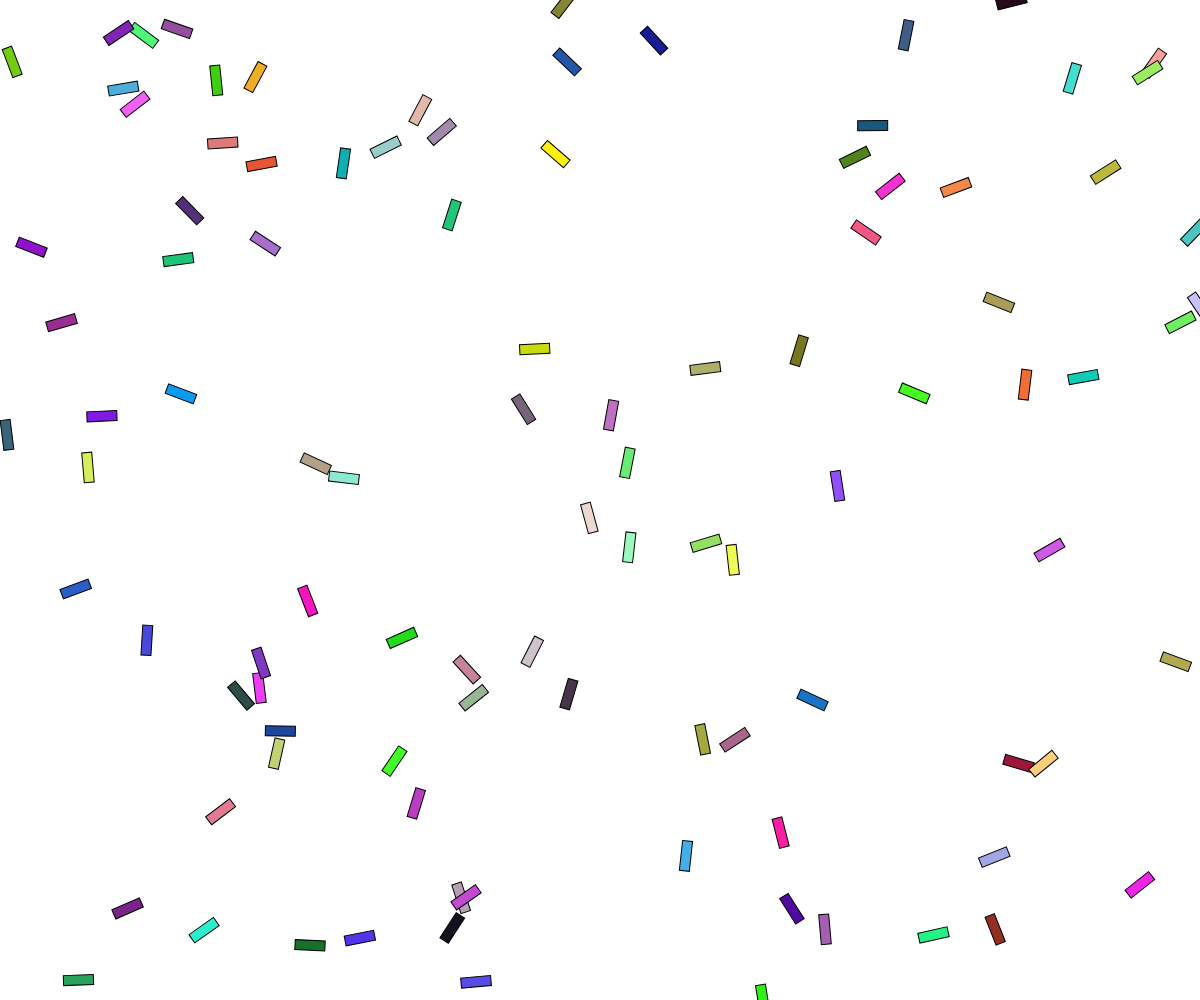
Frame 1 (no input)
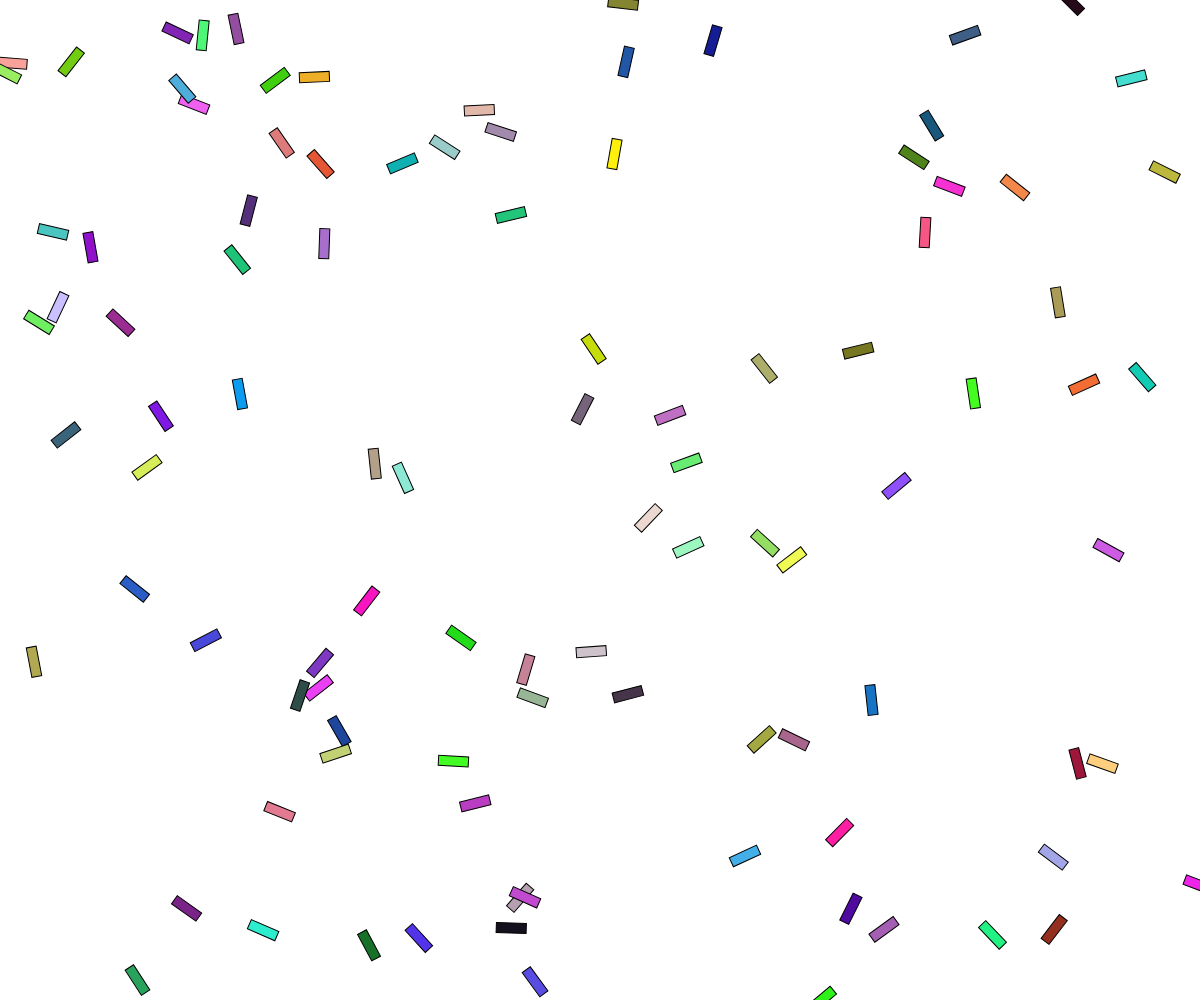
Frame 60 (no input)
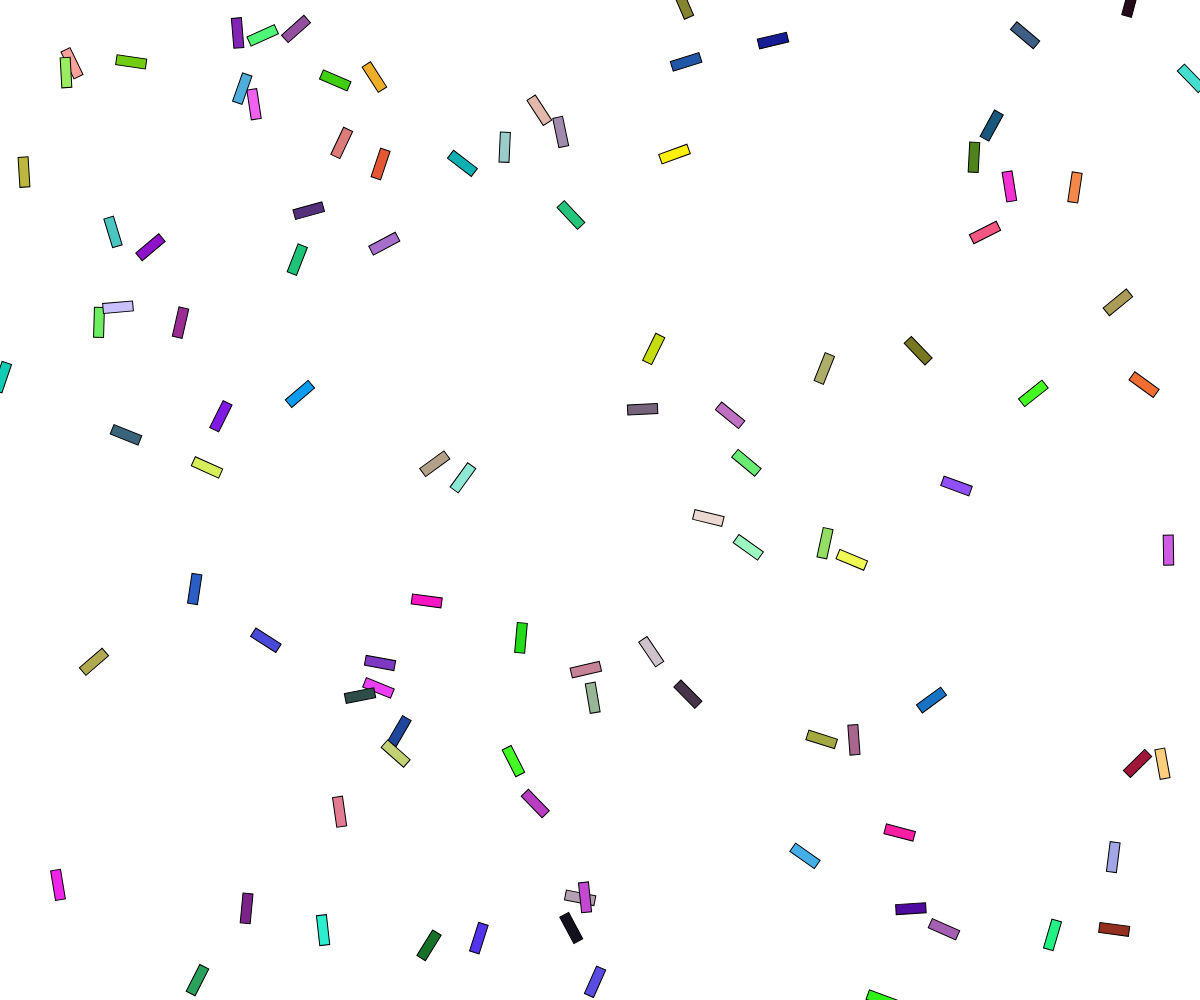
Frame 120 (the mouse pressed at the canvas centre since frame 60)

The p5.js sketch that drew these frames (run headless with seeded random() and noise() and a simulated clock; from frame 60 on, the mouse is pressed at the canvas centre):

// p5.js sketch
// ── sketch.js
let myCars=[];

function setup(){
  createCanvas(windowWidth,windowHeight);

 
  for (let i = 0; i < 100; i ++){
  myCars[i] = new Car(color(random(10,255), random(10,255), random(10,255)), random(0,width), random(0, height),1, random(360));
  }
}

function draw(){
  background(255);
 for (let j = 0; j < 100; j ++){
   myCars[j].drive();
   myCars[j].display();
   myCars[j].flip();
}
}
// ── car.js
class Car{


    constructor ( tempC,  tempXpos,  tempYpos,  tempXspeed, tempxdegree) {
      this.c = tempC;
      this.xpos = tempXpos;
      this.ypos = tempYpos;
      this.xspeed = tempXspeed;
      this.xdegree = tempxdegree;
    }
    
    
     display(){
      push();
     stroke(0);
     fill(this.c);
     translate(this.xpos,this.ypos);
     rotate(radians(this.xdegree));
     rectMode(CENTER);
     rect(0, 0, 30, 10);
     pop();
    }
    
     drive() {
      this.xpos = this.xpos + this.xspeed;
      if(this.xpos > width) {
        this.xpos = 0;
      }
    }
    flip(){
        this.xdegree ++;
      }
      }
// ── style.css
htmlbody{
    padding:0;
    margin:0;
}
#image{
    position:absolute;
    top:10px;
    left:100px;
    z-index:2;
}
p{
    position:absolute;
    top:200px;
    left:100px;
    z-index:1;
}
canvas{
    position:relative;
    width:100vw !important;
    height:100vw!important;
}
